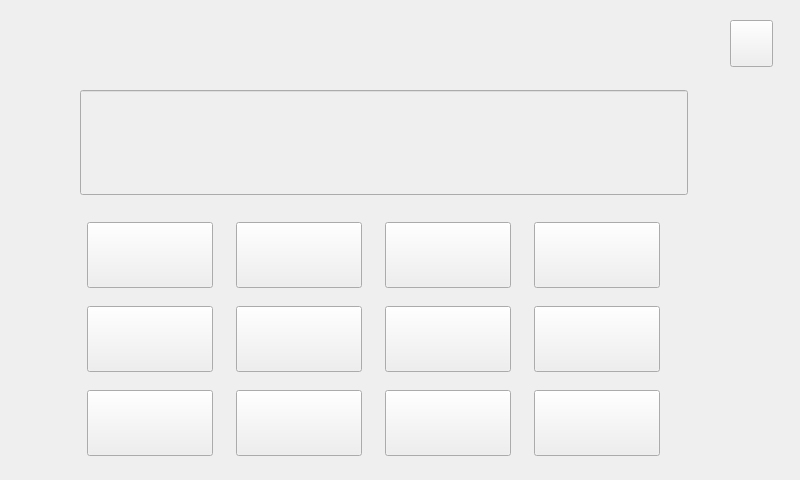
<?xml version="1.0" encoding="UTF-8"?>
<ui version="4.0">
 <class>digitButton</class>
 <widget class="QWidget" name="digitButton">
  <property name="geometry">
   <rect>
    <x>0</x>
    <y>0</y>
    <width>800</width>
    <height>480</height>
   </rect>
  </property>
  <property name="windowTitle">
   <string>Form</string>
  </property>
  <widget class="QPushButton" name="back">
   <property name="geometry">
    <rect>
     <x>730</x>
     <y>20</y>
     <width>43</width>
     <height>47</height>
    </rect>
   </property>
   <property name="minimumSize">
    <size>
     <width>43</width>
     <height>47</height>
    </size>
   </property>
   <property name="sizeIncrement">
    <size>
     <width>43</width>
     <height>47</height>
    </size>
   </property>
   <property name="styleSheet">
    <string notr="true">border-image: url(:/pictures/keyboard/back.png);</string>
   </property>
   <property name="text">
    <string/>
   </property>
  </widget>
  <widget class="QLineEdit" name="input_area">
   <property name="enabled">
    <bool>false</bool>
   </property>
   <property name="geometry">
    <rect>
     <x>80</x>
     <y>90</y>
     <width>608</width>
     <height>105</height>
    </rect>
   </property>
   <property name="minimumSize">
    <size>
     <width>608</width>
     <height>105</height>
    </size>
   </property>
   <property name="maximumSize">
    <size>
     <width>608</width>
     <height>105</height>
    </size>
   </property>
   <property name="font">
    <font>
     <pointsize>40</pointsize>
    </font>
   </property>
   <property name="styleSheet">
    <string notr="true">QLineEdit{
	border-image: url(:/pictures/keyboard/input_area.png);
	color:black;
}</string>
   </property>
   <property name="alignment">
    <set>Qt::AlignCenter</set>
   </property>
   <property name="readOnly">
    <bool>true</bool>
   </property>
  </widget>
  <widget class="QLabel" name="logo_keyboard">
   <property name="geometry">
    <rect>
     <x>30</x>
     <y>10</y>
     <width>156</width>
     <height>41</height>
    </rect>
   </property>
   <property name="minimumSize">
    <size>
     <width>156</width>
     <height>41</height>
    </size>
   </property>
   <property name="maximumSize">
    <size>
     <width>156</width>
     <height>41</height>
    </size>
   </property>
   <property name="styleSheet">
    <string notr="true">border-image: url(:/pictures/keyboard/logo_keyboard.png);</string>
   </property>
   <property name="text">
    <string/>
   </property>
  </widget>
  <widget class="QLabel" name="tips">
   <property name="geometry">
    <rect>
     <x>90</x>
     <y>60</y>
     <width>270</width>
     <height>21</height>
    </rect>
   </property>
   <property name="minimumSize">
    <size>
     <width>270</width>
     <height>21</height>
    </size>
   </property>
   <property name="sizeIncrement">
    <size>
     <width>270</width>
     <height>21</height>
    </size>
   </property>
   <property name="styleSheet">
    <string notr="true">border-image: url(:/pictures/keyboard/tips.png);</string>
   </property>
   <property name="text">
    <string/>
   </property>
  </widget>
  <widget class="QWidget" name="">
   <property name="geometry">
    <rect>
     <x>70</x>
     <y>210</y>
     <width>611</width>
     <height>261</height>
    </rect>
   </property>
   <layout class="QGridLayout" name="gridLayout">
    <item row="0" column="0">
     <widget class="QPushButton" name="seven7">
      <property name="minimumSize">
       <size>
        <width>126</width>
        <height>66</height>
       </size>
      </property>
      <property name="maximumSize">
       <size>
        <width>126</width>
        <height>66</height>
       </size>
      </property>
      <property name="styleSheet">
       <string notr="true">QPushButton{
border-image: url(:/pictures/keyboard/7.png);
}
QPushButton:pressed{
	border-image: url(:/pictures/keyboard/7_deep.png);
}</string>
      </property>
      <property name="text">
       <string/>
      </property>
      <property name="checkable">
       <bool>false</bool>
      </property>
     </widget>
    </item>
    <item row="0" column="1">
     <widget class="QPushButton" name="eight8">
      <property name="minimumSize">
       <size>
        <width>126</width>
        <height>66</height>
       </size>
      </property>
      <property name="maximumSize">
       <size>
        <width>126</width>
        <height>66</height>
       </size>
      </property>
      <property name="styleSheet">
       <string notr="true">QPushButton{
border-image: url(:/pictures/keyboard/8.png);
}
QPushButton:pressed{
	border-image: url(:/pictures/keyboard/8_deep.png);
}</string>
      </property>
      <property name="text">
       <string/>
      </property>
      <property name="checkable">
       <bool>false</bool>
      </property>
     </widget>
    </item>
    <item row="0" column="2">
     <widget class="QPushButton" name="nine9">
      <property name="minimumSize">
       <size>
        <width>126</width>
        <height>66</height>
       </size>
      </property>
      <property name="maximumSize">
       <size>
        <width>126</width>
        <height>66</height>
       </size>
      </property>
      <property name="styleSheet">
       <string notr="true">QPushButton{
border-image: url(:/pictures/keyboard/9.png);
}
QPushButton:pressed{
	border-image: url(:/pictures/keyboard/9_deep.png);
}</string>
      </property>
      <property name="text">
       <string/>
      </property>
      <property name="checkable">
       <bool>false</bool>
      </property>
     </widget>
    </item>
    <item row="0" column="3">
     <widget class="QPushButton" name="zero0">
      <property name="minimumSize">
       <size>
        <width>126</width>
        <height>66</height>
       </size>
      </property>
      <property name="maximumSize">
       <size>
        <width>126</width>
        <height>66</height>
       </size>
      </property>
      <property name="styleSheet">
       <string notr="true">QPushButton{
border-image: url(:/pictures/keyboard/0.png);
}
QPushButton:pressed{
	border-image: url(:/pictures/keyboard/0_deep.png);
}</string>
      </property>
      <property name="text">
       <string/>
      </property>
      <property name="checkable">
       <bool>false</bool>
      </property>
     </widget>
    </item>
    <item row="1" column="0">
     <widget class="QPushButton" name="four4">
      <property name="minimumSize">
       <size>
        <width>126</width>
        <height>66</height>
       </size>
      </property>
      <property name="maximumSize">
       <size>
        <width>126</width>
        <height>66</height>
       </size>
      </property>
      <property name="styleSheet">
       <string notr="true">QPushButton{
border-image: url(:/pictures/keyboard/4.png);
}
QPushButton:pressed{
	border-image: url(:/pictures/keyboard/4_deep.png);
}</string>
      </property>
      <property name="text">
       <string/>
      </property>
      <property name="checkable">
       <bool>false</bool>
      </property>
     </widget>
    </item>
    <item row="1" column="1">
     <widget class="QPushButton" name="five5">
      <property name="minimumSize">
       <size>
        <width>126</width>
        <height>66</height>
       </size>
      </property>
      <property name="maximumSize">
       <size>
        <width>126</width>
        <height>66</height>
       </size>
      </property>
      <property name="styleSheet">
       <string notr="true">QPushButton{
border-image: url(:/pictures/keyboard/5.png);
}
QPushButton:pressed{
	border-image: url(:/pictures/keyboard/5_deep.png);
}</string>
      </property>
      <property name="text">
       <string/>
      </property>
      <property name="checkable">
       <bool>false</bool>
      </property>
     </widget>
    </item>
    <item row="1" column="2">
     <widget class="QPushButton" name="six6">
      <property name="minimumSize">
       <size>
        <width>126</width>
        <height>66</height>
       </size>
      </property>
      <property name="maximumSize">
       <size>
        <width>126</width>
        <height>66</height>
       </size>
      </property>
      <property name="styleSheet">
       <string notr="true">QPushButton{
border-image: url(:/pictures/keyboard/6.png);
}
QPushButton:pressed{
	border-image: url(:/pictures/keyboard/6_deep.png);
}</string>
      </property>
      <property name="text">
       <string/>
      </property>
      <property name="checkable">
       <bool>false</bool>
      </property>
     </widget>
    </item>
    <item row="1" column="3">
     <widget class="QPushButton" name="ok">
      <property name="minimumSize">
       <size>
        <width>126</width>
        <height>66</height>
       </size>
      </property>
      <property name="maximumSize">
       <size>
        <width>126</width>
        <height>66</height>
       </size>
      </property>
      <property name="styleSheet">
       <string notr="true">QPushButton{
border-image: url(:/pictures/keyboard/ok.png);
}
QPushButton:pressed{
	border-image: url(:/pictures/keyboard/ok_deep.png);
}</string>
      </property>
      <property name="text">
       <string/>
      </property>
      <property name="checkable">
       <bool>false</bool>
      </property>
     </widget>
    </item>
    <item row="2" column="0">
     <widget class="QPushButton" name="one1">
      <property name="minimumSize">
       <size>
        <width>126</width>
        <height>66</height>
       </size>
      </property>
      <property name="maximumSize">
       <size>
        <width>126</width>
        <height>66</height>
       </size>
      </property>
      <property name="styleSheet">
       <string notr="true">QPushButton{
border-image: url(:/pictures/keyboard/1.png);
}
QPushButton:pressed{
	border-image: url(:/pictures/keyboard/1_deep.png);
}</string>
      </property>
      <property name="text">
       <string/>
      </property>
      <property name="checkable">
       <bool>false</bool>
      </property>
     </widget>
    </item>
    <item row="2" column="1">
     <widget class="QPushButton" name="two2">
      <property name="minimumSize">
       <size>
        <width>126</width>
        <height>66</height>
       </size>
      </property>
      <property name="maximumSize">
       <size>
        <width>126</width>
        <height>66</height>
       </size>
      </property>
      <property name="styleSheet">
       <string notr="true">QPushButton{
border-image: url(:/pictures/keyboard/2.png);
}
QPushButton:pressed{
	border-image: url(:/pictures/keyboard/2_deep.png);
}</string>
      </property>
      <property name="text">
       <string/>
      </property>
      <property name="checkable">
       <bool>false</bool>
      </property>
     </widget>
    </item>
    <item row="2" column="2">
     <widget class="QPushButton" name="three3">
      <property name="minimumSize">
       <size>
        <width>126</width>
        <height>66</height>
       </size>
      </property>
      <property name="maximumSize">
       <size>
        <width>126</width>
        <height>66</height>
       </size>
      </property>
      <property name="styleSheet">
       <string notr="true">QPushButton{
border-image: url(:/pictures/keyboard/3.png);
}
QPushButton:pressed{
	border-image: url(:/pictures/keyboard/3_deep.png);
}</string>
      </property>
      <property name="text">
       <string/>
      </property>
      <property name="checkable">
       <bool>false</bool>
      </property>
     </widget>
    </item>
    <item row="2" column="3">
     <widget class="QPushButton" name="clear">
      <property name="minimumSize">
       <size>
        <width>126</width>
        <height>66</height>
       </size>
      </property>
      <property name="maximumSize">
       <size>
        <width>126</width>
        <height>66</height>
       </size>
      </property>
      <property name="styleSheet">
       <string notr="true">QPushButton{
border-image: url(:/pictures/keyboard/clear.png);
}
QPushButton:pressed{
	border-image: url(:/pictures/keyboard/clear_deep.png);
}</string>
      </property>
      <property name="text">
       <string/>
      </property>
      <property name="checkable">
       <bool>false</bool>
      </property>
     </widget>
    </item>
   </layout>
  </widget>
 </widget>
 <resources/>
 <connections/>
</ui>
